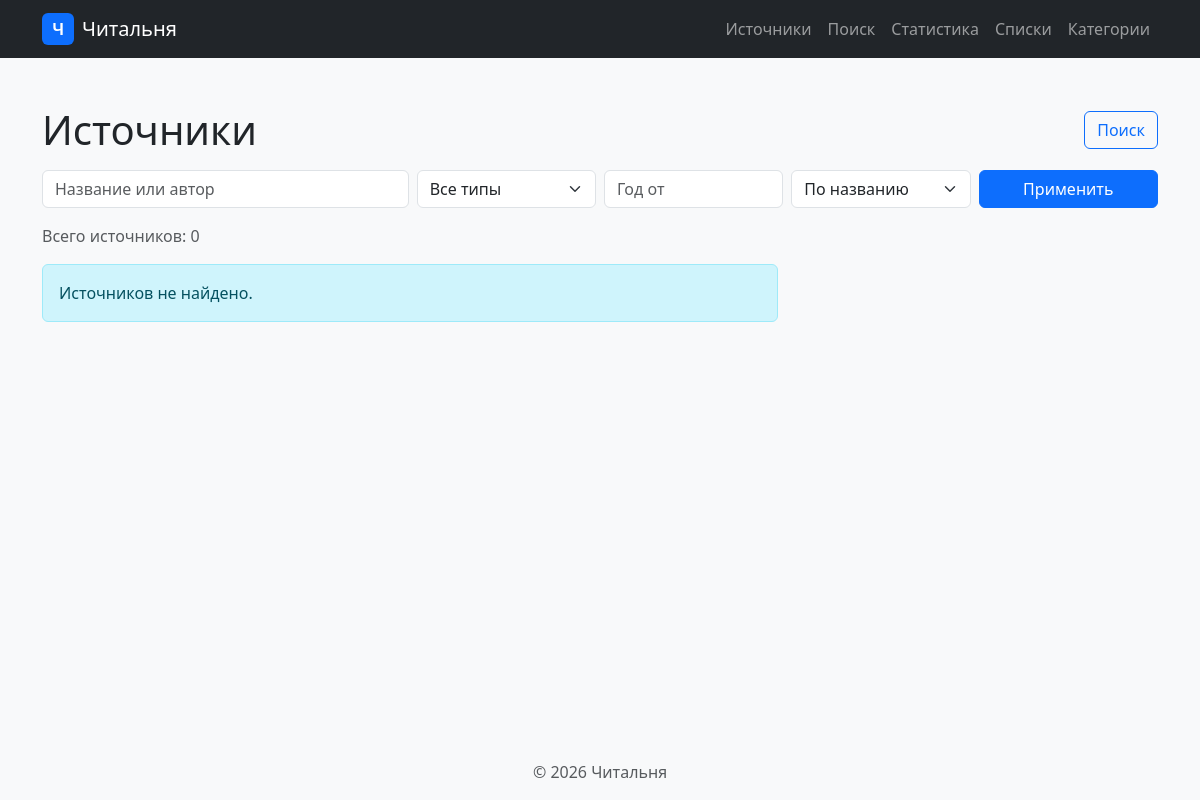
The app's page /sources/, older data.
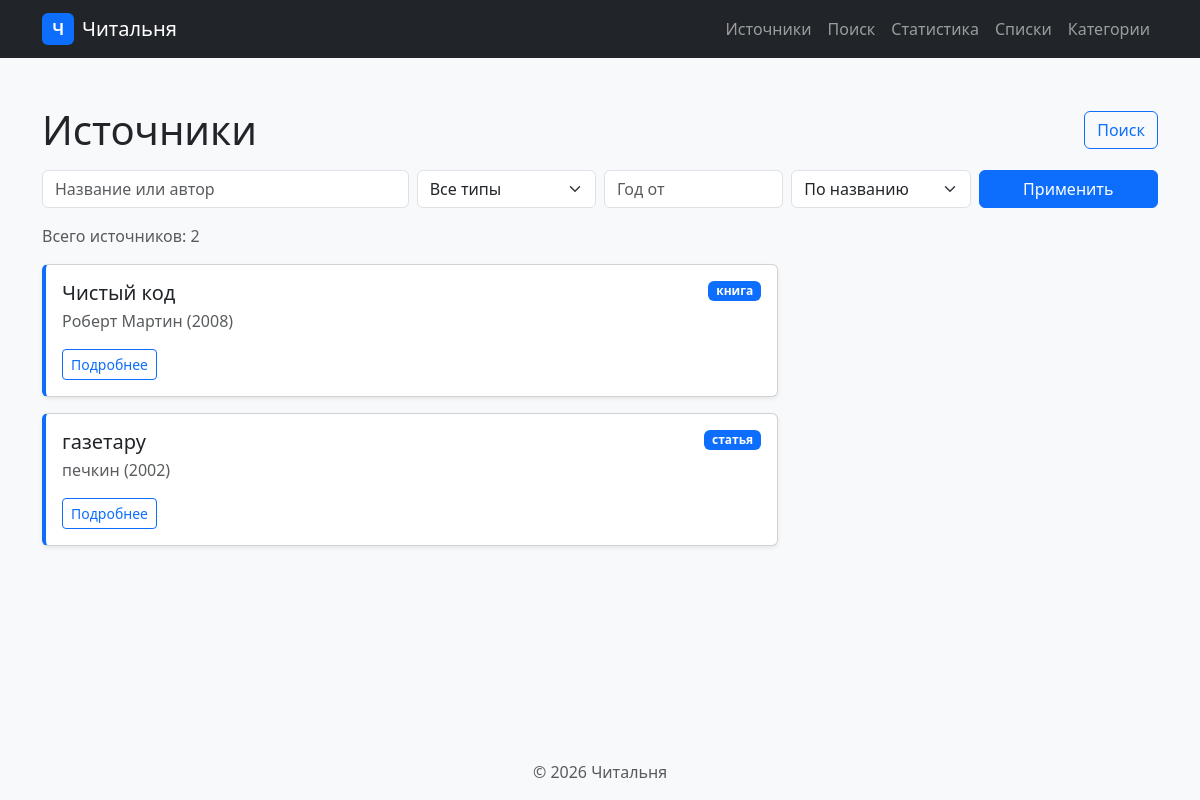
The same page, newer data.
### sources/models.py (models this page shows, shortened)
class Source(models.Model):
    class SourceType(models.TextChoices):
        BOOK = "книга", "Книга"
        ARTICLE = "статья", "Статья"
        LINK = "ссылка", "Ссылка"
    title = models.CharField(
        max_length=200,
        verbose_name="Название",
    )
    author = models.CharField(
        max_length=150,
        verbose_name="Автор",
    )
    year = models.PositiveIntegerField(
        verbose_name="Год издания",
    )
    type = models.CharField(
        max_length=20,
        choices=SourceType.choices,
        verbose_name="Тип",
    )
    class Meta:
        verbose_name = "Источник"
        verbose_name_plural = "Источники"
        ordering = ["title"]

### sources/views.py (the view)
# urls.py: path("", views.sources_list, name="list"),
def sources_list(request):
    sources = Source.objects.all()
    query = request.GET.get("q", "").strip()
    if query:
        sources = sources.filter(
            Q(title__icontains=query) | Q(author__icontains=query)
        )
    source_type = request.GET.get("type", "").strip()
    if source_type in Source.SourceType.values:
        sources = sources.filter(type=source_type)
    year_from = request.GET.get("year_from", "").strip()
    if year_from.isdigit():
        sources = sources.filter(year__gte=int(year_from))
    sources = sources.exclude(year__lt=1900)
    sort_key = request.GET.get("sort", "title")
    order_field = ALLOWED_SORT_FIELDS.get(sort_key, "title")
    sources = sources.order_by(order_field)
    paginator = Paginator(sources, 5)
    page_obj = paginator.get_page(request.GET.get("page"))
    context = {
        "page_obj": page_obj,
        "sources": page_obj.object_list,
        "query": query,
        "current_type": source_type,
        "current_sort": sort_key,
        "year_from": year_from,
        "types": Source.SourceType.choices,
    }
    return render(request, "sources/source_list.html", context)

### templates/sources/source_list.html (shortened to what this page needs)
{% extends "base.html" %}
{% block content %}
  <div class="d-flex justify-content-between align-items-center mb-3">
    <h1 class="mb-0">Источники</h1>
    <a href="{% url 'sources:search' %}" class="btn btn-outline-primary">Поиск</a>
  </div>
  <form method="get" class="row g-2 mb-3">
    <div class="col-md-4">
      <input type="text"
             name="q"
             value="{{ query }}"
             class="form-control"
             placeholder="Название или автор">
    </div>
    <div class="col-md-2">
      <select name="type" class="form-select">
        <option value="">Все типы</option>
      </select>
    </div>
    <div class="col-md-2">
      <input type="number"
             name="year_from"
             value="{{ year_from }}"
             class="form-control"
             placeholder="Год от">
    </div>
    <div class="col-md-2">
      <select name="sort" class="form-select">
        <option value="title"
                {% if current_sort == "title" %}selected{% endif %}>По названию</option>
      </select>
    </div>
    <div class="col-md-2">
      <button type="submit" class="btn btn-primary w-100">Применить</button>
    </div>
  </form>
  <p class="text-muted">Всего источников: {{ page_obj.paginator.count }}</p>
  <div class="row">
    <div class="col-md-8">
      {% for source in sources %}
        {% include "sources/includes/source_card.html" %}
      {% empty %}
        <div class="alert alert-info">Источников не найдено.</div>
      {% endfor %}
    </div>
  </div>
{% endblock %}

### templates/sources/includes/source_card.html
<div class="card source-card mb-3 shadow-sm">
  <div class="card-body">
    <div class="d-flex justify-content-between align-items-start">
      <div>
        <h5 class="card-title mb-1">
          {{ source.title|default:"Без названия" }}
        </h5>
        <p class="text-muted mb-2">{{ source.author }} ({{ source.year }})</p>
      </div>
      <span class="badge bg-primary">{{ source.type }}</span>
    </div>
    <a
      href="{% url 'sources:detail' source.id %}"
      class="btn btn-sm btn-outline-primary mt-2"
    >
      Подробнее
    </a>
  </div>
</div>

Row changes from the older to the newer data that the page shows:
added Source: title "Чистый код", author "Роберт Мартин", year "2008", type "книга"
added Source: title "газетару", author "печкин", year "2002", type "статья"
Text that changed along with them:
{{ page_obj.paginator.count }}: "0" → "2"
text no longer shown: "Источников не найдено."
